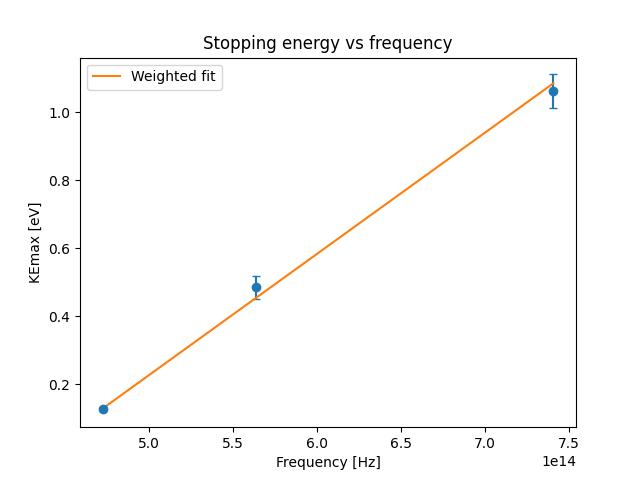

The Python source for this figure:
import numpy as np
import matplotlib.pyplot as plt

# data
wl_err = 0 # nm ; monocromatic lasers
c = 3e8 # m/s


vio_wl = 405 # nm

wls = np.array([405, 532, 635]) * 1e-9  # m ;  violet, green, red in order
f = c / wls
f_err = 0

vio_v = np.array([0.0, -200.0, -400.0, -600.0, -800.0, -1000.0, -1100.0, -1160.0, -1170.0, 100.0, 0.0, 200]) # mV
vio_v /= 1000 # V
vio_curr = np.array([(2221+2224)/2, (1457+1468)/2, (847+850)/2, (422+426)/2, (165+169)/2, (40)/2, (10+18)/2, (0+3)/2, (0+1)/2, 2623, (2210+2221)/2, (3024+3028)/2]) # nA

green_wl = 532 # nm
green_v = np.array([0.0, -100.0, -200.0, -300.0, -400.0, -500.0, -550.0, -545.0, -535.0]) # mV
green_v /= 1000 # V
green_curr = np.array([(423+431)/2, 282, (156+163)/2, (76+80)/2, (23+34)/2, (5+9)/2, (3+0)/2, (0+5)/2, (1+5)/2]) # nA

red_wl = 635 # nm
red_v = np.array([0.0, -50.0, -100.0, -120.0, -125.0, -132.0, -185.0, 0.0, 50.0, 100.0]) # mV
red_v /= 1000 # V
red_curr = np.array([34, (16+20)/2, (5+9)/2, (1+5)/2, (0+3)/2, (0+3)/2, (0+3)/2, (30+38)/2, (52+60)/2, (80+83)/2]) # nA

v = [vio_v, green_v, red_v]
i = [vio_curr, green_curr, red_curr]

# more careful analysis
windows = [(4, 450), (4, 200), (2.5, 40)]
ke, ke_err = [], []
for V, I, (lo, hi) in zip(v, i, windows):
    mask = (V <= 0) & (I > lo) & (I <= hi)
    (a, b0), cov = np.polyfit(V[mask], I[mask], 1, cov=True)
    vs = -b0 / a
    J = np.array([b0 / a**2, -1 / a])
    ke.append(-vs)
    ke_err.append(np.sqrt(J @ cov @ J + 0.001**2))
ke, ke_err = np.array(ke), np.array(ke_err)
print("Stopping voltages [V]:", ke, "+/-", ke_err)

m = 4e-15
for _ in range(10):
    sig = np.sqrt(ke_err**2 + (m * f_err)**2)
    (m, b), cov = np.polyfit(f, ke, 1, w=1/sig, cov="unscaled")

h, phi, f0 = m, -b, -b / m
dh, dphi = np.sqrt(np.diag(cov))
J = np.array([b / m**2, -1 / m])
df0 = np.sqrt(J @ cov @ J)

print(f"h: {h:.3e} +/- {dh:.3e} eV*s  (accepted 4.136e-15)")
print(f"phi: {phi:.5f} +/- {dphi:.5f} eV")
print(f"f0: {f0:.3e} +/- {df0:.3e} Hz")

fig = plt.figure()
plt.xlabel("Frequency [Hz]")
plt.ylabel("KEmax [eV]")
plt.title("Stopping energy vs frequency")

plt.errorbar(f, ke, xerr=f_err, yerr=ke_err, fmt="o", capsize=3)
plt.plot(f, m * f + b, label="Weighted fit")

plt.legend()
plt.show()
